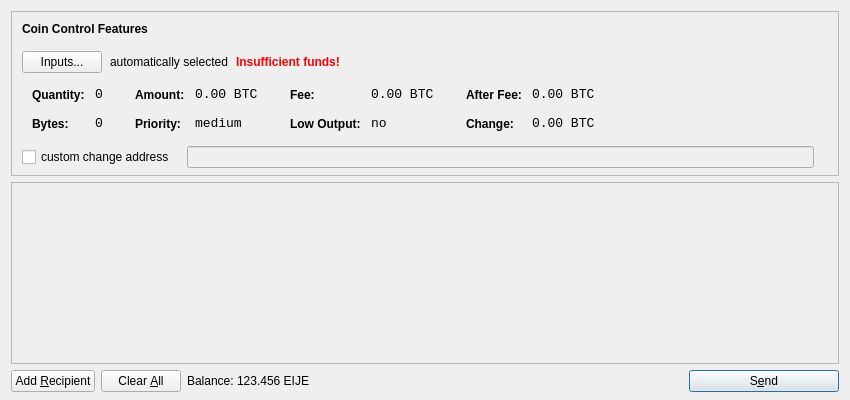
<?xml version="1.0" encoding="UTF-8"?>
<ui version="4.0">
 <class>SendCoinsDialog</class>
 <widget class="QDialog" name="SendCoinsDialog">
  <property name="geometry">
   <rect>
    <x>0</x>
    <y>0</y>
    <width>850</width>
    <height>400</height>
   </rect>
  </property>
  <property name="windowTitle">
   <string>Send Coins</string>
  </property>
  <layout class="QVBoxLayout" name="verticalLayout" stretch="0,1,0">
   <property name="bottomMargin">
    <number>8</number>
   </property>
   <item>
    <widget class="QFrame" name="frameCoinControl">
     <property name="sizePolicy">
      <sizepolicy hsizetype="Expanding" vsizetype="Expanding">
       <horstretch>0</horstretch>
       <verstretch>0</verstretch>
      </sizepolicy>
     </property>
     <property name="maximumSize">
      <size>
       <width>16777215</width>
       <height>16777215</height>
      </size>
     </property>
     <property name="frameShape">
      <enum>QFrame::StyledPanel</enum>
     </property>
     <property name="frameShadow">
      <enum>QFrame::Sunken</enum>
     </property>
     <layout class="QVBoxLayout" name="verticalLayoutCoinControl2">
      <property name="spacing">
       <number>-1</number>
      </property>
      <property name="leftMargin">
       <number>0</number>
      </property>
      <property name="topMargin">
       <number>0</number>
      </property>
      <property name="rightMargin">
       <number>0</number>
      </property>
      <property name="bottomMargin">
       <number>6</number>
      </property>
      <item>
       <layout class="QVBoxLayout" name="verticalLayoutCoinControl" stretch="0,0,0,0,1">
        <property name="spacing">
         <number>0</number>
        </property>
        <property name="leftMargin">
         <number>10</number>
        </property>
        <property name="topMargin">
         <number>10</number>
        </property>
        <item>
         <layout class="QHBoxLayout" name="horizontalLayoutCoinControl1">
          <property name="bottomMargin">
           <number>15</number>
          </property>
          <item>
           <widget class="QLabel" name="labelCoinControlFeatures">
            <property name="sizePolicy">
             <sizepolicy hsizetype="Preferred" vsizetype="Maximum">
              <horstretch>0</horstretch>
              <verstretch>0</verstretch>
             </sizepolicy>
            </property>
            <property name="font">
             <font>
              <weight>75</weight>
              <bold>true</bold>
             </font>
            </property>
            <property name="styleSheet">
             <string notr="true">font-weight:bold;</string>
            </property>
            <property name="text">
             <string>Coin Control Features</string>
            </property>
           </widget>
          </item>
         </layout>
        </item>
        <item>
         <layout class="QHBoxLayout" name="horizontalLayoutCoinControl2" stretch="0,0,0,0">
          <property name="spacing">
           <number>8</number>
          </property>
          <property name="bottomMargin">
           <number>10</number>
          </property>
          <item>
           <widget class="QPushButton" name="pushButtonCoinControl">
            <property name="styleSheet">
             <string notr="true"/>
            </property>
            <property name="text">
             <string>Inputs...</string>
            </property>
           </widget>
          </item>
          <item>
           <widget class="QLabel" name="labelCoinControlAutomaticallySelected">
            <property name="text">
             <string>automatically selected</string>
            </property>
            <property name="margin">
             <number>5</number>
            </property>
           </widget>
          </item>
          <item>
           <widget class="QLabel" name="labelCoinControlInsuffFunds">
            <property name="font">
             <font>
              <weight>75</weight>
              <bold>true</bold>
             </font>
            </property>
            <property name="styleSheet">
             <string notr="true">color:red;font-weight:bold;</string>
            </property>
            <property name="text">
             <string>Insufficient funds!</string>
            </property>
            <property name="margin">
             <number>5</number>
            </property>
           </widget>
          </item>
          <item>
           <spacer name="horizontalSpacerCoinControl">
            <property name="orientation">
             <enum>Qt::Horizontal</enum>
            </property>
            <property name="sizeHint" stdset="0">
             <size>
              <width>40</width>
              <height>1</height>
             </size>
            </property>
           </spacer>
          </item>
         </layout>
        </item>
        <item>
         <widget class="QWidget" name="widgetCoinControl" native="true">
          <property name="sizePolicy">
           <sizepolicy hsizetype="Preferred" vsizetype="Preferred">
            <horstretch>0</horstretch>
            <verstretch>0</verstretch>
           </sizepolicy>
          </property>
          <property name="minimumSize">
           <size>
            <width>0</width>
            <height>0</height>
           </size>
          </property>
          <property name="styleSheet">
           <string notr="true"/>
          </property>
          <layout class="QHBoxLayout" name="horizontalLayoutCoinControl5">
           <property name="margin">
            <number>0</number>
           </property>
           <item>
            <layout class="QHBoxLayout" name="horizontalLayoutCoinControl3" stretch="0,0,0,1">
             <property name="spacing">
              <number>20</number>
             </property>
             <property name="topMargin">
              <number>0</number>
             </property>
             <property name="bottomMargin">
              <number>10</number>
             </property>
             <item>
              <layout class="QFormLayout" name="formLayoutCoinControl1">
               <property name="horizontalSpacing">
                <number>10</number>
               </property>
               <property name="verticalSpacing">
                <number>14</number>
               </property>
               <property name="leftMargin">
                <number>10</number>
               </property>
               <property name="topMargin">
                <number>4</number>
               </property>
               <property name="rightMargin">
                <number>6</number>
               </property>
               <item row="0" column="0">
                <widget class="QLabel" name="labelCoinControlQuantityText">
                 <property name="styleSheet">
                  <string notr="true">font-weight:bold;</string>
                 </property>
                 <property name="text">
                  <string>Quantity:</string>
                 </property>
                 <property name="margin">
                  <number>0</number>
                 </property>
                </widget>
               </item>
               <item row="0" column="1">
                <widget class="QLabel" name="labelCoinControlQuantity">
                 <property name="font">
                  <font>
                   <family>Monospace</family>
                   <pointsize>10</pointsize>
                  </font>
                 </property>
                 <property name="cursor">
                  <cursorShape>IBeamCursor</cursorShape>
                 </property>
                 <property name="contextMenuPolicy">
                  <enum>Qt::ActionsContextMenu</enum>
                 </property>
                 <property name="text">
                  <string notr="true">0</string>
                 </property>
                 <property name="margin">
                  <number>0</number>
                 </property>
                 <property name="textInteractionFlags">
                  <set>Qt::LinksAccessibleByMouse|Qt::TextSelectableByKeyboard|Qt::TextSelectableByMouse</set>
                 </property>
                </widget>
               </item>
               <item row="1" column="0">
                <widget class="QLabel" name="labelCoinControlBytesText">
                 <property name="styleSheet">
                  <string notr="true">font-weight:bold;</string>
                 </property>
                 <property name="text">
                  <string>Bytes:</string>
                 </property>
                </widget>
               </item>
               <item row="1" column="1">
                <widget class="QLabel" name="labelCoinControlBytes">
                 <property name="font">
                  <font>
                   <family>Monospace</family>
                   <pointsize>10</pointsize>
                  </font>
                 </property>
                 <property name="cursor">
                  <cursorShape>IBeamCursor</cursorShape>
                 </property>
                 <property name="contextMenuPolicy">
                  <enum>Qt::ActionsContextMenu</enum>
                 </property>
                 <property name="text">
                  <string notr="true">0</string>
                 </property>
                 <property name="textInteractionFlags">
                  <set>Qt::LinksAccessibleByMouse|Qt::TextSelectableByKeyboard|Qt::TextSelectableByMouse</set>
                 </property>
                </widget>
               </item>
              </layout>
             </item>
             <item>
              <layout class="QFormLayout" name="formLayoutCoinControl2">
               <property name="horizontalSpacing">
                <number>10</number>
               </property>
               <property name="verticalSpacing">
                <number>14</number>
               </property>
               <property name="leftMargin">
                <number>6</number>
               </property>
               <property name="topMargin">
                <number>4</number>
               </property>
               <property name="rightMargin">
                <number>6</number>
               </property>
               <item row="0" column="0">
                <widget class="QLabel" name="labelCoinControlAmountText">
                 <property name="styleSheet">
                  <string notr="true">font-weight:bold;</string>
                 </property>
                 <property name="text">
                  <string>Amount:</string>
                 </property>
                 <property name="margin">
                  <number>0</number>
                 </property>
                </widget>
               </item>
               <item row="0" column="1">
                <widget class="QLabel" name="labelCoinControlAmount">
                 <property name="font">
                  <font>
                   <family>Monospace</family>
                   <pointsize>10</pointsize>
                  </font>
                 </property>
                 <property name="cursor">
                  <cursorShape>IBeamCursor</cursorShape>
                 </property>
                 <property name="contextMenuPolicy">
                  <enum>Qt::ActionsContextMenu</enum>
                 </property>
                 <property name="text">
                  <string notr="true">0.00 BTC</string>
                 </property>
                 <property name="textInteractionFlags">
                  <set>Qt::LinksAccessibleByMouse|Qt::TextSelectableByKeyboard|Qt::TextSelectableByMouse</set>
                 </property>
                </widget>
               </item>
               <item row="1" column="0">
                <widget class="QLabel" name="labelCoinControlPriorityText">
                 <property name="styleSheet">
                  <string notr="true">font-weight:bold;</string>
                 </property>
                 <property name="text">
                  <string>Priority:</string>
                 </property>
                </widget>
               </item>
               <item row="1" column="1">
                <widget class="QLabel" name="labelCoinControlPriority">
                 <property name="font">
                  <font>
                   <family>Monospace</family>
                   <pointsize>10</pointsize>
                  </font>
                 </property>
                 <property name="cursor">
                  <cursorShape>IBeamCursor</cursorShape>
                 </property>
                 <property name="contextMenuPolicy">
                  <enum>Qt::ActionsContextMenu</enum>
                 </property>
                 <property name="text">
                  <string>medium</string>
                 </property>
                 <property name="textInteractionFlags">
                  <set>Qt::LinksAccessibleByMouse|Qt::TextSelectableByKeyboard|Qt::TextSelectableByMouse</set>
                 </property>
                </widget>
               </item>
              </layout>
             </item>
             <item>
              <layout class="QFormLayout" name="formLayoutCoinControl3">
               <property name="horizontalSpacing">
                <number>10</number>
               </property>
               <property name="verticalSpacing">
                <number>14</number>
               </property>
               <property name="leftMargin">
                <number>6</number>
               </property>
               <property name="topMargin">
                <number>4</number>
               </property>
               <property name="rightMargin">
                <number>6</number>
               </property>
               <item row="0" column="0">
                <widget class="QLabel" name="labelCoinControlFeeText">
                 <property name="styleSheet">
                  <string notr="true">font-weight:bold;</string>
                 </property>
                 <property name="text">
                  <string>Fee:</string>
                 </property>
                 <property name="margin">
                  <number>0</number>
                 </property>
                </widget>
               </item>
               <item row="0" column="1">
                <widget class="QLabel" name="labelCoinControlFee">
                 <property name="font">
                  <font>
                   <family>Monospace</family>
                   <pointsize>10</pointsize>
                  </font>
                 </property>
                 <property name="cursor">
                  <cursorShape>IBeamCursor</cursorShape>
                 </property>
                 <property name="contextMenuPolicy">
                  <enum>Qt::ActionsContextMenu</enum>
                 </property>
                 <property name="text">
                  <string notr="true">0.00 BTC</string>
                 </property>
                 <property name="textInteractionFlags">
                  <set>Qt::LinksAccessibleByMouse|Qt::TextSelectableByKeyboard|Qt::TextSelectableByMouse</set>
                 </property>
                </widget>
               </item>
               <item row="1" column="0">
                <widget class="QLabel" name="labelCoinControlLowOutputText">
                 <property name="styleSheet">
                  <string notr="true">font-weight:bold;</string>
                 </property>
                 <property name="text">
                  <string>Low Output:</string>
                 </property>
                </widget>
               </item>
               <item row="1" column="1">
                <widget class="QLabel" name="labelCoinControlLowOutput">
                 <property name="font">
                  <font>
                   <family>Monospace</family>
                   <pointsize>10</pointsize>
                  </font>
                 </property>
                 <property name="cursor">
                  <cursorShape>IBeamCursor</cursorShape>
                 </property>
                 <property name="contextMenuPolicy">
                  <enum>Qt::ActionsContextMenu</enum>
                 </property>
                 <property name="text">
                  <string>no</string>
                 </property>
                 <property name="textInteractionFlags">
                  <set>Qt::LinksAccessibleByMouse|Qt::TextSelectableByKeyboard|Qt::TextSelectableByMouse</set>
                 </property>
                </widget>
               </item>
              </layout>
             </item>
             <item>
              <layout class="QFormLayout" name="formLayoutCoinControl4">
               <property name="horizontalSpacing">
                <number>10</number>
               </property>
               <property name="verticalSpacing">
                <number>14</number>
               </property>
               <property name="leftMargin">
                <number>6</number>
               </property>
               <property name="topMargin">
                <number>4</number>
               </property>
               <property name="rightMargin">
                <number>6</number>
               </property>
               <item row="0" column="0">
                <widget class="QLabel" name="labelCoinControlAfterFeeText">
                 <property name="styleSheet">
                  <string notr="true">font-weight:bold;</string>
                 </property>
                 <property name="text">
                  <string>After Fee:</string>
                 </property>
                 <property name="margin">
                  <number>0</number>
                 </property>
                </widget>
               </item>
               <item row="0" column="1">
                <widget class="QLabel" name="labelCoinControlAfterFee">
                 <property name="font">
                  <font>
                   <family>Monospace</family>
                   <pointsize>10</pointsize>
                  </font>
                 </property>
                 <property name="cursor">
                  <cursorShape>IBeamCursor</cursorShape>
                 </property>
                 <property name="contextMenuPolicy">
                  <enum>Qt::ActionsContextMenu</enum>
                 </property>
                 <property name="text">
                  <string notr="true">0.00 BTC</string>
                 </property>
                 <property name="textInteractionFlags">
                  <set>Qt::LinksAccessibleByMouse|Qt::TextSelectableByKeyboard|Qt::TextSelectableByMouse</set>
                 </property>
                </widget>
               </item>
               <item row="1" column="0">
                <widget class="QLabel" name="labelCoinControlChangeText">
                 <property name="styleSheet">
                  <string notr="true">font-weight:bold;</string>
                 </property>
                 <property name="text">
                  <string>Change:</string>
                 </property>
                </widget>
               </item>
               <item row="1" column="1">
                <widget class="QLabel" name="labelCoinControlChange">
                 <property name="font">
                  <font>
                   <family>Monospace</family>
                   <pointsize>10</pointsize>
                  </font>
                 </property>
                 <property name="cursor">
                  <cursorShape>IBeamCursor</cursorShape>
                 </property>
                 <property name="contextMenuPolicy">
                  <enum>Qt::ActionsContextMenu</enum>
                 </property>
                 <property name="text">
                  <string notr="true">0.00 BTC</string>
                 </property>
                 <property name="textInteractionFlags">
                  <set>Qt::LinksAccessibleByMouse|Qt::TextSelectableByKeyboard|Qt::TextSelectableByMouse</set>
                 </property>
                </widget>
               </item>
              </layout>
             </item>
            </layout>
           </item>
          </layout>
         </widget>
        </item>
        <item>
         <layout class="QHBoxLayout" name="horizontalLayoutCoinControl4" stretch="0,0,0">
          <property name="spacing">
           <number>12</number>
          </property>
          <property name="sizeConstraint">
           <enum>QLayout::SetDefaultConstraint</enum>
          </property>
          <property name="topMargin">
           <number>5</number>
          </property>
          <property name="rightMargin">
           <number>5</number>
          </property>
          <item>
           <widget class="QCheckBox" name="checkBoxCoinControlChange">
            <property name="text">
             <string>custom change address</string>
            </property>
           </widget>
          </item>
          <item>
           <widget class="QLineEdit" name="lineEditCoinControlChange">
            <property name="enabled">
             <bool>false</bool>
            </property>
            <property name="sizePolicy">
             <sizepolicy hsizetype="Expanding" vsizetype="Fixed">
              <horstretch>0</horstretch>
              <verstretch>0</verstretch>
             </sizepolicy>
            </property>
           </widget>
          </item>
          <item>
           <widget class="QLabel" name="labelCoinControlChangeLabel">
            <property name="sizePolicy">
             <sizepolicy hsizetype="Preferred" vsizetype="Expanding">
              <horstretch>0</horstretch>
              <verstretch>0</verstretch>
             </sizepolicy>
            </property>
            <property name="minimumSize">
             <size>
              <width>0</width>
              <height>0</height>
             </size>
            </property>
            <property name="text">
             <string/>
            </property>
            <property name="margin">
             <number>3</number>
            </property>
           </widget>
          </item>
         </layout>
        </item>
        <item>
         <spacer name="verticalSpacerCoinControl">
          <property name="orientation">
           <enum>Qt::Vertical</enum>
          </property>
          <property name="sizeHint" stdset="0">
           <size>
            <width>800</width>
            <height>1</height>
           </size>
          </property>
         </spacer>
        </item>
       </layout>
      </item>
     </layout>
    </widget>
   </item>
   <item>
    <widget class="QScrollArea" name="scrollArea">
     <property name="widgetResizable">
      <bool>true</bool>
     </property>
     <widget class="QWidget" name="scrollAreaWidgetContents">
      <property name="geometry">
       <rect>
        <x>0</x>
        <y>0</y>
        <width>830</width>
        <height>165</height>
       </rect>
      </property>
      <layout class="QVBoxLayout" name="verticalLayout_2">
       <property name="margin">
        <number>0</number>
       </property>
       <item>
        <layout class="QVBoxLayout" name="entries">
         <property name="spacing">
          <number>6</number>
         </property>
        </layout>
       </item>
       <item>
        <spacer name="verticalSpacer">
         <property name="orientation">
          <enum>Qt::Vertical</enum>
         </property>
         <property name="sizeHint" stdset="0">
          <size>
           <width>20</width>
           <height>40</height>
          </size>
         </property>
        </spacer>
       </item>
      </layout>
     </widget>
    </widget>
   </item>
   <item>
    <layout class="QHBoxLayout" name="horizontalLayout">
     <item>
      <widget class="QPushButton" name="addButton">
       <property name="toolTip">
        <string>Send to multiple recipients at once</string>
       </property>
       <property name="text">
        <string>Add &amp;Recipient</string>
       </property>
       <property name="icon">
        <iconset resource="../bitcoin.qrc">
         <normaloff>:/icons/add</normaloff>:/icons/add</iconset>
       </property>
       <property name="autoDefault">
        <bool>false</bool>
       </property>
      </widget>
     </item>
     <item>
      <widget class="QPushButton" name="clearButton">
       <property name="sizePolicy">
        <sizepolicy hsizetype="Minimum" vsizetype="Fixed">
         <horstretch>0</horstretch>
         <verstretch>0</verstretch>
        </sizepolicy>
       </property>
       <property name="toolTip">
        <string>Remove all transaction fields</string>
       </property>
       <property name="text">
        <string>Clear &amp;All</string>
       </property>
       <property name="icon">
        <iconset resource="../bitcoin.qrc">
         <normaloff>:/icons/remove</normaloff>:/icons/remove</iconset>
       </property>
       <property name="autoRepeatDelay">
        <number>300</number>
       </property>
       <property name="autoDefault">
        <bool>false</bool>
       </property>
      </widget>
     </item>
     <item>
      <layout class="QHBoxLayout" name="horizontalLayout_2">
       <property name="spacing">
        <number>3</number>
       </property>
       <item>
        <widget class="QLabel" name="label">
         <property name="text">
          <string>Balance:</string>
         </property>
        </widget>
       </item>
       <item>
        <widget class="QLabel" name="labelBalance">
         <property name="cursor">
          <cursorShape>IBeamCursor</cursorShape>
         </property>
         <property name="text">
          <string>123.456 EIJE</string>
         </property>
         <property name="textInteractionFlags">
          <set>Qt::LinksAccessibleByMouse|Qt::TextSelectableByKeyboard|Qt::TextSelectableByMouse</set>
         </property>
        </widget>
       </item>
      </layout>
     </item>
     <item>
      <spacer name="horizontalSpacer">
       <property name="orientation">
        <enum>Qt::Horizontal</enum>
       </property>
       <property name="sizeHint" stdset="0">
        <size>
         <width>40</width>
         <height>20</height>
        </size>
       </property>
      </spacer>
     </item>
     <item>
      <widget class="QPushButton" name="sendButton">
       <property name="minimumSize">
        <size>
         <width>150</width>
         <height>0</height>
        </size>
       </property>
       <property name="toolTip">
        <string>Confirm the send action</string>
       </property>
       <property name="text">
        <string>S&amp;end</string>
       </property>
       <property name="icon">
        <iconset resource="../bitcoin.qrc">
         <normaloff>:/icons/send</normaloff>:/icons/send</iconset>
       </property>
       <property name="default">
        <bool>true</bool>
       </property>
      </widget>
     </item>
    </layout>
   </item>
  </layout>
 </widget>
 <resources>
  <include location="../bitcoin.qrc"/>
 </resources>
 <connections/>
</ui>
